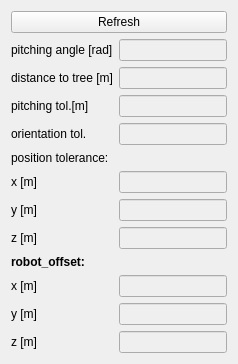
            <widget class="QWidget" name="tab_2">
             <attribute name="title">
              <string>Controller</string>
             </attribute>
             <layout class="QVBoxLayout" name="verticalLayout_8">
              <item>
               <widget class="QPushButton" name="button_refresh_controller">
                <property name="text">
                 <string>Refresh</string>
                </property>
                <property name="iconSize">
                 <size>
                  <width>20</width>
                  <height>20</height>
                 </size>
                </property>
                <property name="autoDefault">
                 <bool>false</bool>
                </property>
                <property name="default">
                 <bool>false</bool>
                </property>
                <property name="flat">
                 <bool>false</bool>
                </property>
               </widget>
              </item>
              <item>
               <layout class="QGridLayout" name="gridLayout_9">
                <item row="8" column="0">
                 <widget class="QLabel" name="label_45">
                  <property name="sizePolicy">
                   <sizepolicy hsizetype="Fixed" vsizetype="Preferred">
                    <horstretch>0</horstretch>
                    <verstretch>0</verstretch>
                   </sizepolicy>
                  </property>
                  <property name="text">
                   <string>y [m]</string>
                  </property>
                 </widget>
                </item>
                <item row="3" column="0">
                 <widget class="QLabel" name="label_44">
                  <property name="sizePolicy">
                   <sizepolicy hsizetype="Fixed" vsizetype="Preferred">
                    <horstretch>0</horstretch>
                    <verstretch>0</verstretch>
                   </sizepolicy>
                  </property>
                  <property name="text">
                   <string>pitching tol.[m]</string>
                  </property>
                 </widget>
                </item>
                <item row="3" column="1">
                 <widget class="QLineEdit" name="lineEdit_arm_pitching_tol">
                  <property name="enabled">
                   <bool>false</bool>
                  </property>
                 </widget>
                </item>
                <item row="5" column="1">
                 <widget class="QLineEdit" name="lineEdit_robot_orientation_tol">
                  <property name="enabled">
                   <bool>false</bool>
                  </property>
                 </widget>
                </item>
                <item row="2" column="1">
                 <widget class="QLineEdit" name="lineEdit_robot_dist_to_tree">
                  <property name="enabled">
                   <bool>false</bool>
                  </property>
                 </widget>
                </item>
                <item row="2" column="0">
                 <widget class="QLabel" name="label_41">
                  <property name="sizePolicy">
                   <sizepolicy hsizetype="Fixed" vsizetype="Preferred">
                    <horstretch>0</horstretch>
                    <verstretch>0</verstretch>
                   </sizepolicy>
                  </property>
                  <property name="text">
                   <string>distance to tree [m]</string>
                  </property>
                 </widget>
                </item>
                <item row="10" column="0">
                 <widget class="QLabel" name="label_57">
                  <property name="sizePolicy">
                   <sizepolicy hsizetype="Fixed" vsizetype="Preferred">
                    <horstretch>0</horstretch>
                    <verstretch>0</verstretch>
                   </sizepolicy>
                  </property>
                  <property name="font">
                   <font>
                    <weight>75</weight>
                    <bold>true</bold>
                   </font>
                  </property>
                  <property name="text">
                   <string>robot_offset:</string>
                  </property>
                 </widget>
                </item>
                <item row="1" column="1">
                 <widget class="QLineEdit" name="lineEdit_desired_pitching_angle">
                  <property name="enabled">
                   <bool>false</bool>
                  </property>
                 </widget>
                </item>
                <item row="5" column="0">
                 <widget class="QLabel" name="label_39">
                  <property name="sizePolicy">
                   <sizepolicy hsizetype="Fixed" vsizetype="Preferred">
                    <horstretch>0</horstretch>
                    <verstretch>0</verstretch>
                   </sizepolicy>
                  </property>
                  <property name="text">
                   <string>orientation tol.</string>
                  </property>
                 </widget>
                </item>
                <item row="11" column="0">
                 <widget class="QLabel" name="label_58">
                  <property name="sizePolicy">
                   <sizepolicy hsizetype="Fixed" vsizetype="Maximum">
                    <horstretch>0</horstretch>
                    <verstretch>0</verstretch>
                   </sizepolicy>
                  </property>
                  <property name="text">
                   <string>x [m]</string>
                  </property>
                 </widget>
                </item>
                <item row="13" column="0">
                 <widget class="QLabel" name="label_60">
                  <property name="sizePolicy">
                   <sizepolicy hsizetype="Fixed" vsizetype="Preferred">
                    <horstretch>0</horstretch>
                    <verstretch>0</verstretch>
                   </sizepolicy>
                  </property>
                  <property name="text">
                   <string>z [m]</string>
                  </property>
                 </widget>
                </item>
                <item row="12" column="0">
                 <widget class="QLabel" name="label_59">
                  <property name="sizePolicy">
                   <sizepolicy hsizetype="Fixed" vsizetype="Preferred">
                    <horstretch>0</horstretch>
                    <verstretch>0</verstretch>
                   </sizepolicy>
                  </property>
                  <property name="text">
                   <string>y [m]</string>
                  </property>
                 </widget>
                </item>
                <item row="1" column="0">
                 <widget class="QLabel" name="label_42">
                  <property name="sizePolicy">
                   <sizepolicy hsizetype="Fixed" vsizetype="Preferred">
                    <horstretch>0</horstretch>
                    <verstretch>0</verstretch>
                   </sizepolicy>
                  </property>
                  <property name="text">
                   <string>pitching angle [rad]</string>
                  </property>
                 </widget>
                </item>
                <item row="12" column="1">
                 <widget class="QLineEdit" name="lineEdit_robot_offset_y">
                  <property name="enabled">
                   <bool>false</bool>
                  </property>
                 </widget>
                </item>
                <item row="11" column="1">
                 <widget class="QLineEdit" name="lineEdit_robot_offset_x">
                  <property name="enabled">
                   <bool>false</bool>
                  </property>
                 </widget>
                </item>
                <item row="13" column="1">
                 <widget class="QLineEdit" name="lineEdit_robot_offset_z">
                  <property name="enabled">
                   <bool>false</bool>
                  </property>
                 </widget>
                </item>
                <item row="6" column="0">
                 <widget class="QLabel" name="label_43">
                  <property name="sizePolicy">
                   <sizepolicy hsizetype="Fixed" vsizetype="Preferred">
                    <horstretch>0</horstretch>
                    <verstretch>0</verstretch>
                   </sizepolicy>
                  </property>
                  <property name="text">
                   <string>position tolerance:</string>
                  </property>
                 </widget>
                </item>
                <item row="7" column="0">
                 <widget class="QLabel" name="label_35">
                  <property name="sizePolicy">
                   <sizepolicy hsizetype="Fixed" vsizetype="Preferred">
                    <horstretch>0</horstretch>
                    <verstretch>0</verstretch>
                   </sizepolicy>
                  </property>
                  <property name="text">
                   <string>x [m]</string>
                  </property>
                 </widget>
                </item>
                <item row="9" column="0">
                 <widget class="QLabel" name="label_46">
                  <property name="sizePolicy">
                   <sizepolicy hsizetype="Fixed" vsizetype="Preferred">
                    <horstretch>0</horstretch>
                    <verstretch>0</verstretch>
                   </sizepolicy>
                  </property>
                  <property name="text">
                   <string>z [m]</string>
                  </property>
                 </widget>
                </item>
                <item row="7" column="1">
                 <widget class="QLineEdit" name="lineEdit_robot_position_tol_x">
                  <property name="enabled">
                   <bool>false</bool>
                  </property>
                 </widget>
                </item>
                <item row="8" column="1">
                 <widget class="QLineEdit" name="lineEdit_robot_position_tol_y">
                  <property name="enabled">
                   <bool>false</bool>
                  </property>
                 </widget>
                </item>
                <item row="9" column="1">
                 <widget class="QLineEdit" name="lineEdit_robot_position_tol_z">
                  <property name="enabled">
                   <bool>false</bool>
                  </property>
                 </widget>
                </item>
               </layout>
              </item>
             </layout>
            </widget>
